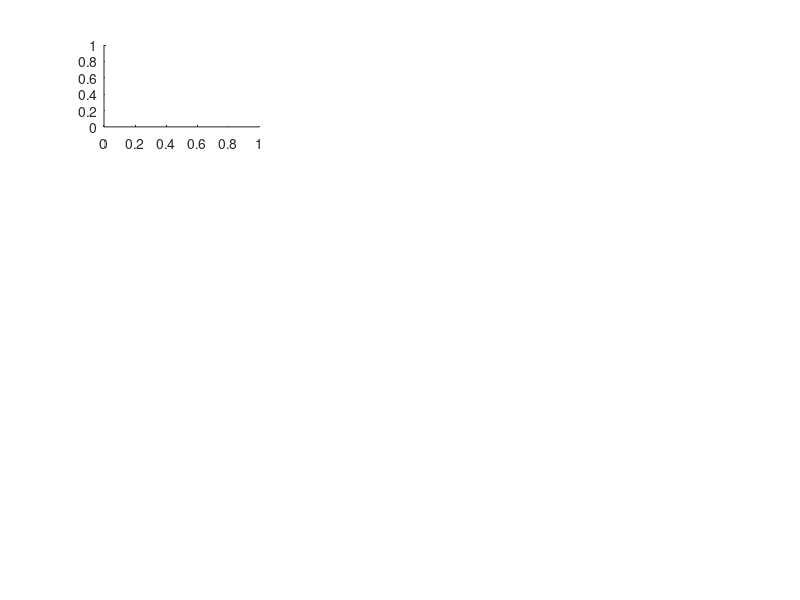

Reproduce this figure in MATLAB. (Note: this script raises an error after producing the figure.)
%% Topo Params - Full vs measured dist
clear
load TopoSWE.mat topo* options
    
figure(1); clf
    header = fieldnames(topo_full.G4);
    n = 1;  nLab = 1:3:21;
for r = 1:4 %length(header)
    param = char(header(r));
    for i = 1:3
        name = char(options.glacier(i)); 
        %a(i) = subplot(length(header),3,n);
        a(i) = subplot(4,3,n);
            h(i).f = histogram(topo_full_ns.(name).(param)(:),25,'FaceColor','w'); hold on
            h(i).s = histogram(topo_sampled_ns.(name).(param),25,'FaceColor','k'); 
            
            hist_stats_full.(name)(r,:) = [nanmean(topo_full_ns.(name).(param)(:)),...
                                            nanstd(topo_full_ns.(name).(param)(:)),...
                                            skewness(topo_full_ns.(name).(param)(:)),...
                                            kurtosis(topo_full_ns.(name).(param)(:))];
            hist_stats_sample.(name)(r,:) = [nanmean(topo_sampled_ns.(name).(param)(:)),...
                                            nanstd(topo_sampled_ns.(name).(param)(:)),...
                                            skewness(topo_sampled_ns.(name).(param)(:)),...
                                            kurtosis(topo_sampled_ns.(name).(param)(:))];                            
                                        
            xlabel(char(options.topoVarsUnits(r)));     
            if ismember(n,nLab); ylabel('Frequency'); end
            axis tight
       %     legend('Full range','Sampled');
    n = n+1;        
    end
    set([h(1).f h(1).s h(2).f h(2).s h(3).s], 'BinEdges', h(3).f.BinEdges)
    linkaxes(flip(a));
end 
saveFIG_IGS('TopoParamsSampled1',2,20)


figure(1); clf
n = 1;
for r = 5:7 %length(header)
    param = char(header(r));
    for i = 1:3
        name = char(options.glacier(i)); 
        a(i) = subplot(3,3,n);
            h(i).f = histogram(topo_full_ns.(name).(param)(:),25,'FaceColor','w'); hold on
            h(i).s = histogram(topo_sampled_ns.(name).(param),25,'FaceColor','k'); 
            
            hist_stats_full.(name)(r,:) = [nanmean(topo_full_ns.(name).(param)(:)),...
                                            nanstd(topo_full_ns.(name).(param)(:)),...
                                            skewness(topo_full_ns.(name).(param)(:)),...
                                            kurtosis(topo_full_ns.(name).(param)(:))];
            hist_stats_sample.(name)(r,:) = [nanmean(topo_sampled_ns.(name).(param)(:)),...
                                            nanstd(topo_sampled_ns.(name).(param)(:)),...
                                            skewness(topo_sampled_ns.(name).(param)(:)),...
                                            kurtosis(topo_sampled_ns.(name).(param)(:))];                            
                                        
            xlabel(char(options.topoVarsUnits(r)));     
            if ismember(n,nLab); ylabel('Frequency'); end
            axis tight
       %     legend('Full range','Sampled');
    n = n+1;        
    end
    set([h(1).f h(1).s h(2).f h(2).s h(3).s], 'BinEdges', h(3).f.BinEdges)
    linkaxes(flip(a));
end 
saveFIG_IGS('TopoParamsSampled2',2,15)


%% Measurement - Depth Boxplot and SP vs FS
    clear
load TopoSWE.mat allDepth options Density

 %Depth boxplot
    lG4     = length(allDepth.G4(:)); 
    lG2     = length(allDepth.G2(:)); 
    lG13    = length(allDepth.G13(:));
    toBox = [[allDepth.G4(:); nan(lG13-lG4,1)],...
             [allDepth.G2(:); nan(lG13-lG2,1)],...
              allDepth.G13(:)];
figure(1); clf
subplot(1,2,1)
boxplot(toBox,'labels',{'Glacier 4','Glacier 2','Glacier 13'},...
               'BoxStyle','outline','Colors',options.RGB,'Width',0.35,...
               'OutlierSize',4,'Symbol','o')
    ylabel('Snow depth (cm)');

 %SP vs FS
    den     = [nan(6,1), cell2mat(Density.pitANDtube(:,2:10))];
    SP      = den(:,7);
    FS      = den(:,2);
    errorSP = [den(:,7)-den(:,9),den(:,10)-den(:,7)];   %min and max SP
    errorFS = [den(:,2)-den(:,4),den(:,5)-den(:,2)];    %min and max FS
    markerC = [options.RGB(1,:);options.RGB(1,:);...
               options.RGB(2,:);options.RGB(2,:);...
               options.RGB(3,:);options.RGB(3,:)]; 
    markerS = {'s','o','s','o','^','s'};

subplot(1,2,2)
for i = 1:length(SP)
errorbarxy(SP(i),FS(i),errorSP(i,2),errorFS(i,2),errorSP(i,1),errorFS(i,1),...
                'Color','k','LineStyle','none','Marker',markerS{i},...
                'MarkerFaceColor',markerC(i,:),'LineWidth',1,'MarkerSize',9,...
                'MarkerEdgeColor','none'); hold on
end
    axis([220 400 220 400])
    grid on
    line = refline(1,0);
        line.Color = 'k'; line.LineStyle = '--'; hold on
    xlabel('Snow pit-derived integrated density (kg m^{-3})')
    ylabel('Federal Sampler-derived density (kg m^{-3})')
     
    %Label points
    labels = {'G4\_USP';'G4\_LSP';'G2\_USP';'G2\_LSP';'G13\_ASP';'G13\_USP'};
    for g = 1:length(SP)
        strG = labels{g,1};
        if g ==1
        text(SP(g,1)+45, FS(g,1)-6, strG,...
            'HorizontalAlignment','right','FontSize',9,'FontName','Arial');            
        else
        text(SP(g,1)-3, FS(g,1)+7, strG,...
            'HorizontalAlignment','right','FontSize',9,'FontName','Arial');
        end
    end
    ax = gca; ax.XTick = 220:40:400; ax.YTick = 220:40:400;

saveFIG_IGS('DepthBoxplot_SPvsFS',2,8.6)

%% Grid Cell - Zigzag histrogram
    clear
load TopoSWE.mat SWEzz options
    
%     labels(:,1) = {'G4 LZ';'G4 MZ';'G4 UZ';'none'}; 
%     labels(:,2) = {'G2 LZ';'G2 MZ';'G2 UZ';'none'};
%     labels(:,3) = {'G13 LZ';'G13 M_1Z';'G13 M_2Z';'G13 UZ'};
    labels(:,1) = {'L';'M';'U';'none'}; 
    labels(:,2) = {'L';'M';'U';'none'};
    labels(:,3) = {'L';'M_1';'M_2';'U'};
    Fcolor      = [ 7,95,73;
                    13,191,149;
                    141,247,222;
                    162,135,2;
                    242,202,2;
                    254,234,134;
                    89,51,91;
                    132,76,135;
                    171,111,174;
                    202,164,204]/255;

figure(5); clf
c = 1;
    for g = 1:3
        zz = categories(SWEzz(g).ZZ);

    subplot(3,1,g)
        for j = 1:length(zz)
            ZZdata = SWEzz(g).swe(SWEzz(g).ZZ==char(zz(j)));
            ZZdata = (ZZdata-mean(ZZdata));%/mean(ZZdata)*100;%/std(ZZdata);

                if j ==1;   bins    = 20;   %round(sqrt(length(SWEzz(g).swe)));
                            edges   = linspace(-0.15,0.15,bins); end
                            N       = histcounts(ZZdata,edges);   
            fill((edges(:,1:end-1)+edges(:,2:end))/2,N/sum(N),Fcolor(c,:),...
                  'EdgeColor','none','FaceAlpha',0.75); hold on 
            xlabel('Zigzag SWE distribution (m w.e.)');     ylabel('Probability')
            grid on
            xlim([-0.15 0.15])
            %title(options.glacier{g})
            %ax = gca; ax.XTick = [-40:20:40];
            c = c+1;
        end
            legend(labels{1:length(zz),g},'Location','northeast')
    end
saveFIG_IGS('ZigzagHistogram',1,17.8);

%% Interp Method - LR & SK map
    clear
load Full.mat fullLR fullSK
load TopoSWE.mat SWE

figure(6); clf
PlotTopoParameter_IGS(fullLR.S2, 'modelledSWE', 'SWE (m w.e.)', SWE, 'black', 'massB')
	saveFIG_IGS('LR_map',2,8.6)
figure(6); clf
PlotTopoParameter_IGS(fullSK.S2, 'modelledSWE', 'SWE (m w.e.)', SWE, 'black', 'massB')
	saveFIG_IGS('SK_map',2,8.6)

%% Interp Method - Observed vs Estimated SWE
    clear
load Full.mat fullLR fullSK
load TopoSWE.mat SWE topo_sampled options

den = 'S2';
    yObserved   = ObsInCell(SWE, topo_sampled);

figure(7); clf
for y = 1:2
    if      y ==1;  yEstimated = SampledCell(fullLR.(den));   k = 0;
    elseif  y ==2;  yEstimated = SampledCell(fullSK.(den));   k = 3;
    end

for g = 1:3;    glacier = options.glacier{g};
    
subplot(2,3,g+k)
    axis([0 1.2 0 1.2]);    line = refline(1,0);    line.Color = 'k'; line.LineStyle = '--'; hold on
    plot(yObserved(g).swe, yEstimated.(glacier), 'o', 'Color', options.RGB(g,:),'MarkerSize',2); hold on

        [F.(glacier), G.(glacier)] = fit(yObserved(g).swe, yEstimated.(glacier),'poly1');
        p = plot(F.(glacier)); hold on
            set(p,'Color',options.RGB(g,:)); set(p, 'LineWidth',1.5);     
        xlabel('Observed (m w.e.)'); 
        if      y ==1;  ylabel('LR Estimate (m w.e.)');
        elseif  y ==2;  ylabel('SK Estimate (m w.e.)');
        end
        %title(['Glacier ',glacier(2:end)])
                axis square;    box on;     grid on
        b = gca; legend(b,'off');
        %dim = [b.Position(1)+0.01 b.Position(2)+.37 .3 .3];
        %annotation('textbox',dim,'String', ['R^2=',num2str(round(G.(glacier).rsquare,2))],'FitBoxToText','on')
end
end

saveFIG_IGS(['observedVSestimated_',den],2,10)

%% Interp Method - Beta coeffs boxplot
    
    clear
load Full.mat fullLR options
load TestInterp.mat SigBetaDen

%Get betas for all density options
betas = zeros(8,7,3);
for d = 1:8; den = options.DenOpt{d};
    betas(d,:,:) = fullLR.(den).coeff{1:7,:}; 
end

for g = 1:3;    glacier = options.glacier{g};
    betas(:,:,g) = betas(:,:,g).*SigBetaDen.(glacier)(2:end,:)';
end

BETAS = [reshape(betas(:,:,1), [1 size(betas(:,:,1))]);...
         reshape(betas(:,:,2), [1 size(betas(:,:,2))]);...
         reshape(betas(:,:,3), [1 size(betas(:,:,3))])];

BETAS(:,:,[3,5]) = [];     
     incB = [1 2 4 6 7];
     
figure(8); clf        
aboxplot(BETAS,'labels',options.topoVars(incB), ...
         'Colormap', options.RGB, 'OutlierMarkerSize',8,...
         'WidthS',1.9,'WidthE',1.3); % Advanced box plot
        legend('Glacier 4','Glacier 2','Glacier 13'); % Add a legend
        ylabel('Regression coefficient'); hold on 
        
        ylim([-0.06 0.12])
        line(xlim,[0 0],'Color',[0 0 0],'LineStyle','--','LineWidth', 0.5)
        for i = 1:4
        line([i+0.5 i+0.5],ylim,'Color',[0 0 0],'LineStyle','--','LineWidth', 0.5)
        end
 
saveFIG_IGS('BetaCoeffs',1,8.6)

%% WSMB Distribution - LR & SK sources of var

%clear; load varWSMB.mat varB options 

figure(9); clf;
x = 0:0.001:1.2;
for o = [1,2,4,5]
    if      o == 1; data = varB.LR.zz;      t = '\sigma_{SWE}';     
    elseif  o == 2; data = varB.LR.interp;  t = '\sigma_{INT}';   
    elseif  o == 4; data = varB.SK.zz;      t = '\sigma_{SWE}';     
    elseif  o == 5; data = varB.SK.interp;  t = '\sigma_{INT}';    
    end
for g = 1:3; 
    glacier = options.glacier{g};
for d = 1:8; 
    den = options.DenOpt{d};
    
ProbDen.(den).(glacier) = fitdist(data.(den).(glacier)(:),'Normal');
    y = pdf(ProbDen.(den).(glacier),x);  
    
if  o == 5;    y = [0 y]; x = [x 0];    end

subplot(2,3,o) 
fill(x,y,options.RGB(g,:),'FaceAlpha',0.2, 'EdgeColor', 'none'); hold on
    if      o == 1;         ylabel('LR Density');
    elseif  o == 4;         ylabel('SK Density');  
    end
    if  o == 4||o == 5; xlabel('WSMB (m w.e.)');  end
    
end
end
    xlim([min(x) max(x)])
    title(t);
end

%full PDF LR and SK

for g = 1:3
glacier = options.glacier{g};
for d = 1:8
den = options.DenOpt{d};
TLR.(glacier)(:,:,d)    = varB.LR.zzinterp.(den).(glacier);
TSK.(glacier)(:,:,d)    = varB.SK.zzinterp.(den).(glacier);
end
end

for g = 1:3;     glacier = options.glacier{g};

ProbDenLR.(glacier) = fitdist(TLR.(glacier)(:),'Normal');
    yLR     = pdf(ProbDenLR.(glacier),x);   %yLR = yLR/Pmax(1);  
ProbDenSK.(glacier) = fitdist(TSK.(glacier)(:),'Normal');
    ySK     = pdf(ProbDenSK.(glacier),x);   %ySK = ySK/Pmax(2);
    std(yLR)
subplot(2,3,3) 
p(g) = fill(x,yLR,options.RGB(g,:),'FaceAlpha',0.8, 'EdgeColor', 'none'); hold on
    if g == 3; legend(p,options.glacier,'location','northeast'); end
    xlim([min(x),max(x)])
    title('\sigma_{\rho} & \sigma_{SWE} & \sigma_{INT} ')
subplot(2,3,6)     
fill([x 0],[0 ySK],options.RGB(g,:),'FaceAlpha',0.8, 'EdgeColor', 'none'); hold on
    xlabel('WSMB (m w.e.)'); 
    title('\sigma_{\rho} & \sigma_{SWE} & \sigma_{INT} ')
    xlim([min(x),max(x)])
end

%saveFIG_IGS('WSMBDist',2,12)

%% WSMB Distribution - total spatial variability 

clear; load varWSMB.mat D* options
load TopoSWE.mat SWE

for o = 1:2
    if o == 1;      s = 'LR';   m = 0.6;
    elseif o == 2;  s = 'SK';   m = 0.95;
    end
        
% Linear regression
for g = 1:3; glacier = options.glacier{g};
    DPlot.(glacier) = zeros(options.mapsize(g,:));
    for d = 1:8; den = options.DenOpt{d};
        DD.(glacier) = D.(s).(den).(glacier)/(max(D.(s).(den).(glacier)(:)));
        DD.(glacier)(options.mapNaN.(glacier)) = NaN;
    DPlot.(glacier) = DPlot.(glacier) + DD.(glacier);
    end
    DPlot.(glacier) = DPlot.(glacier)/nanmax(DPlot.(glacier)(:)*m);
end

figure(o);
PlotTopoParameter_IGS(DPlot,'summer','Variability',SWE,'none','nomassB')
    saveFIG_IGS(['SpatialVar_',s],2,8.6)
end

%% Accumulation gradient
taylor(:,1) = [571731.48;577258.98;580978.1;587346.4;591126.5;597353.2;601796.1;608101];
taylor(:,2) = [6737517.35;6733918.68;6730286.9;6730436.4;6724959.2;6730694.1;6734532.2;6736574.4];
taylor(:,3) = [2620;2640;2380;2225;2070;1915;1765;1615];
taylor(:,4) = [3.2;3.7;2.6;2.7;2.4;1.78;1.65;0.91];
taylor(:,5) = [0.407;0.409;0.394;0.364;0.388;0.385;0.390;0.342];
taylor(:,6) = [1.302;1.513;1.024;0.983;0.932;0.685;0.643;0.311];

alex(:,1) = [566453.4;570077.4;595349.9;601424.8;605031];
alex(:,2) = [6727621.2;6732429.7;6741065.2;6753607.6;6762717.2];
alex(:,3) = [2610;2730;2321;2472;2434];
alex(:,6) = [1.30;1.59;0.5844;0.5785;0.3834];
    alexerr = [0.029,0.049,0.032]*1.96;
    
    Dt = sqrt((taylor(:,1)-alex(1,1)).^2+(taylor(:,2)-alex(1,2)).^2)/1000;
    Da = sqrt((alex(:,1)-alex(1,1)).^2+(alex(:,2)-alex(1,2)).^2)/1000;
    [Dat, Iat] = sort([Da; Dt]); AT = [alex(:,6); taylor(:,6)]; AT = AT(Iat);    
[Fat, Gat] = fit(Dat,AT,'poly1');
    CIat = predint(Fat,Dat);    
    
figure(2); clf
    pt = plot(Fat);    set(pt,'Color','k'); set(pt, 'LineWidth',1.5); hold on
%     plot(Dat, CIat(:,1),'--', 'Color','k', 'LineWidth',.2)
%     plot(Dat, CIat(:,2),'--','Color','k', 'LineWidth',.2)
L(2) = plot(Da(1:2),alex(1:2,6),'.', 'MarkerSize',13, 'Color',[234, 140, 46]/255);
    errorbar(Da(3:5),alex(3:5,6),alexerr,'.', 'MarkerSize',13, 'Color',[234, 140, 46]/255)
L(1) = plot(Dt,taylor(:,6),'.', 'MarkerSize',13, 'Color',[68, 181, 226]/255); hold on
    xlim([min(Dat), max(Dat)+1]); 
    ylim([0 2])
    grid on
        xlabel('Distance from mountain divide (km)'); ylabel('SWE (m w.e.)')
        legend(L,{'Taylor-Barge (1969)','This study'},'Box','off', 'Location','northoutside')
    ylim([0 1.7])
    
   %Labels 
    Lx = Da(3:5); Ly = alex(3:5,6);
    for g = 1:3
        strG = options.glacier{g};
        if g == 1; bit = 0;
        else bit = 0.1;
        end
        text(Lx(g,1)-1, Ly(g,1)+bit, strG,...
            'HorizontalAlignment','right','FontSize',9,'FontName','Arial');
    end
        
saveFIG_IGS('AccumGrad',1,8.6)
